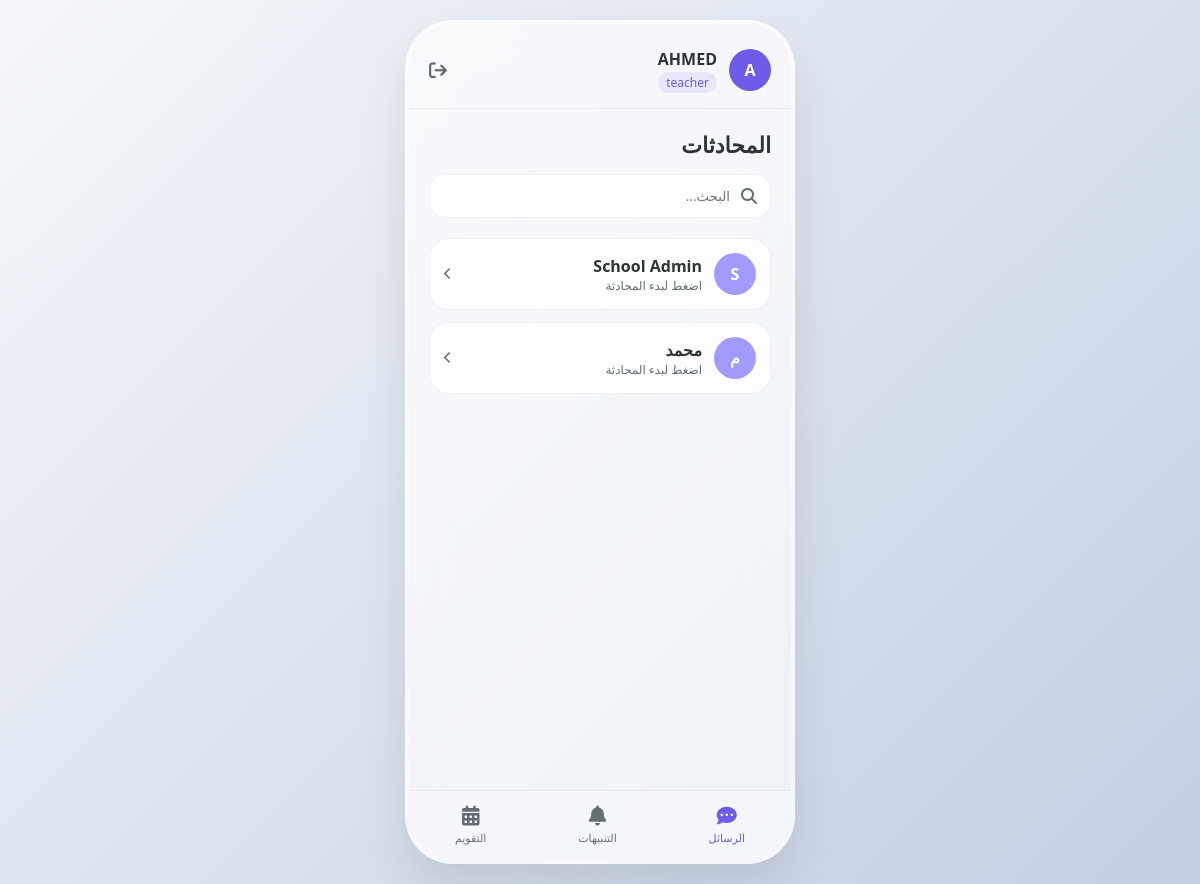
The app's page / (signed in) with its own data.
### app.py (models this page shows)
class User(db.Model):
    id = db.Column(db.Integer, primary_key=True)
    username = db.Column(db.String(80), unique=True, nullable=False)
    password = db.Column(db.String(200), nullable=False)
    name = db.Column(db.String(100), nullable=False)
    role = db.Column(db.String(20), nullable=False)  # admin, teacher, parent, student

### app.py (the view)
@app.route('/')
def index():
    if 'user_id' not in session:
        return redirect(url_for('login'))
    users = User.query.filter(User.id != session['user_id']).all()
    return render_template('index.html', users=users)

### app.py (called while the page is built)
@app.context_processor
def inject_user():
    if 'user_id' in session:
        user = User.query.get(session['user_id'])
        if user:
            return dict(current_user=CurrentUserProxy(user))
    return dict(current_user=None)

### templates/index.html (shortened to what this page needs)
<!DOCTYPE html>
<html lang="ar" dir="rtl">
<head>
    <link rel="stylesheet" href="https://cdnjs.cloudflare.com/ajax/libs/font-awesome/6.4.0/css/all.min.css">
</head>
<body>
    <div class="phone-container">
        <div class="chat-header">
            <div class="user-profile">
                <div class="avatar">{{ current_user.name[0] if current_user else 'U' }}</div>
                <div class="user-info">
                    <h3>{{ current_user.name if current_user else 'المستخدم' }}</h3>
                    <span class="user-role">{{ current_user.role if current_user else 'مستخدم' }}</span>
                </div>
            </div>
            <div class="header-actions">
                <a href="{{ url_for('logout') }}" class="logout-btn" title="تسجيل الخروج">
                    <i class="fa-solid fa-arrow-right-from-bracket"></i>
                </a>
            </div>
        </div>
        <div class="main-content">
            <div id="screen-messages" class="app-screen active" style="padding:0;">
                <div id="sub-contacts" style="padding: 20px; display: flex; flex-direction: column; height: 100%;">
                    <h2 class="screen-title" style="margin-bottom: 15px;">المحادثات</h2>
                    <div class="search-box"><input type="text" placeholder="البحث..."><i class="fa-solid fa-magnifying-glass"></i></div>
                    <div class="contacts-list">
                        {% for user in users %}
                        <div class="contact-card" onclick="openChat({{ user.id }}, '{{ user.name }}')">
                            <div style="display: flex; align-items: center; gap: 12px;">
                                <div class="avatar" style="background: #a29bfe;">{{ user.name[0] }}</div>
                                <div>
                                    <strong style="color: var(--text-main);">{{ user.name }}</strong>
                                    <p style="color: var(--text-muted); font-size: 12px;">اضغط لبدء المحادثة</p>
                                </div>
                            </div>
                            <i class="fa-solid fa-chevron-left" style="color: var(--text-muted); font-size: 12px;"></i>
                        </div>
                        {% endfor %}
                    </div>
                </div>
            </div>
        </div>
        <div class="bottom-nav">
            <div id="nav-msg" class="nav-item active" onclick="switchTab('messages')"><i class="fa-solid fa-comment-dots"></i>الرسائل</div>
            <div id="nav-alerts" class="nav-item" onclick="switchTab('alerts')"><i class="fa-solid fa-bell"></i>التنبيهات</div>
            <div id="nav-calendar" class="nav-item" onclick="switchTab('calendar')"><i class="fa-solid fa-calendar-days"></i>التقويم</div>
        </div>
    </div>
</body>
</html>

### templates/index.html (style rules this page uses)
:root { --primary: #6C5CE7; --bg-gradient: linear-gradient(135deg, #f5f7fa 0%, #c3cfe2 100%); --glass-bg: rgba(255, 255, 255, 0.65); --glass-border: rgba(255, 255, 255, 0.4); --text-main: #2D3436; --text-muted: #636E72; --surface: rgba(255, 255, 255, 0.8); --border: rgba(0, 0, 0, 0.05); --danger: #ff7675; --success: #2ecc71; }
* { box-sizing: border-box; margin: 0; padding: 0; font-family: 'Segoe UI', sans-serif; }
body { background: var(--bg-gradient); min-height: 100vh; display: flex; justify-content: center; align-items: center; padding: 20px; }
.phone-container { width: 390px; height: 844px; background: var(--glass-bg); backdrop-filter: blur(20px); -webkit-backdrop-filter: blur(20px); border: 4px solid var(--glass-border); border-radius: 48px; box-shadow: 0 24px 48px rgba(0,0,0,0.1); display: flex; flex-direction: column; overflow: hidden; position: relative; }
.chat-header { padding: 24px 20px 16px 20px; display: flex; align-items: center; justify-content: space-between; border-bottom: 1px solid var(--border); }
.user-profile { display: flex; align-items: center; gap: 12px; }
.avatar { width: 42px; height: 42px; background: var(--primary); color: white; border-radius: 50%; display: flex; justify-content: center; align-items: center; font-weight: bold; font-size: 16px; }
.user-info h3 { font-size: 16px; color: var(--text-main); }
.user-role { font-size: 12px; color: var(--primary); background: rgba(108, 92, 231, 0.1); padding: 2px 8px; border-radius: 20px; text-transform: lowercase; }
.header-actions { display: flex; align-items: center; gap: 18px; }
.logout-btn { color: var(--text-muted); font-size: 18px; text-decoration: none; transition: 0.2s; }
.main-content { flex: 1; display: flex; flex-direction: column; overflow: hidden; }
.app-screen { flex: 1; display: none; flex-direction: column; padding: 20px; overflow-y: auto; }
.app-screen.active { display: flex; }
.screen-title { font-size: 22px; color: var(--text-main); }
.search-box { position: relative; margin-bottom: 20px; }
.search-box input { width: 100%; padding: 12px 40px 12px 16px; border-radius: 16px; border: 1px solid var(--border); background: var(--surface); outline: none; }
.search-box i { position: absolute; right: 14px; top: 50%; transform: translateY(-50%); color: var(--text-muted); }
.contacts-list { display: flex; flex-direction: column; gap: 12px; }
.contact-card { background: var(--surface); border: 1px solid var(--border); padding: 14px; border-radius: 20px; display: flex; align-items: center; justify-content: space-between; cursor: pointer; position: relative; }
.bottom-nav { height: 70px; border-top: 1px solid var(--border); display: flex; justify-content: space-around; align-items: center; background: rgba(255,255,255,0.3); }
.nav-item { display: flex; flex-direction: column; align-items: center; font-size: 11px; color: var(--text-muted); text-decoration: none; gap: 4px; cursor: pointer; }
.nav-item.active { color: var(--primary); }
.nav-item i { font-size: 20px; }

### records on screen
User: name "A", name "AHMED", role "teacher"
User: name "S", name "School Admin"
User: name "م", name "محمد"
